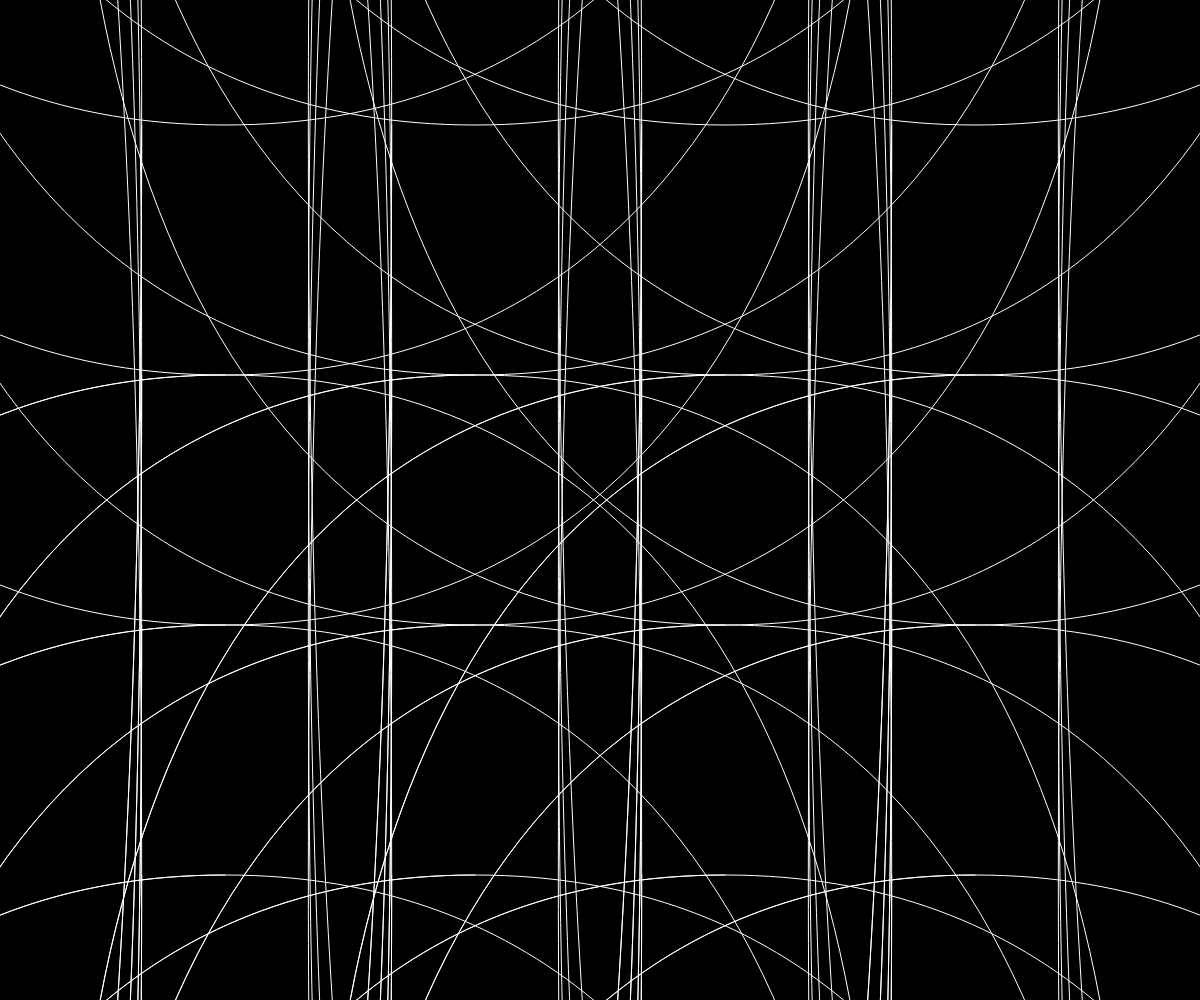
Frame 1 (no input)
Frame 60 (no input): identical to frame 1, image omitted
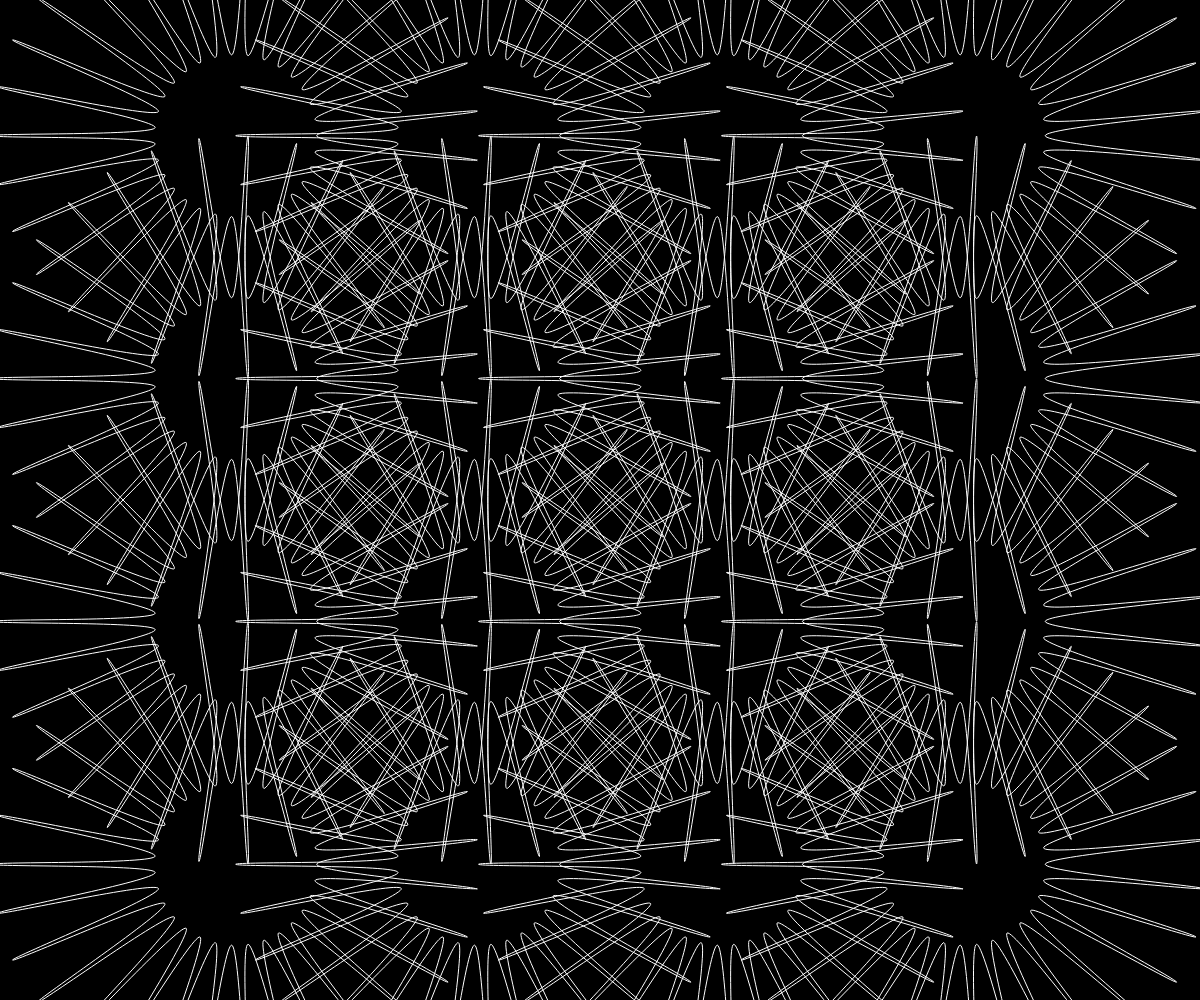
Frame 120 (the mouse pressed at the canvas centre since frame 60)

The p5.js sketch that drew these frames (run headless with seeded random() and noise() and a simulated clock; from frame 60 on, the mouse is pressed at the canvas centre):

// p5.js sketch
// ── sketch.js
var siz = 250
var xnum
var ynum
var xoffset
var yoffset

function setup() {
    createCanvas(windowWidth, windowHeight);
    background(0);
    pixelDensity(1)
    xnum = int((width / siz))
    ynum = int((height / siz))
    xoffset = (width - xnum * siz) / 2
    yoffset = (height - ynum * siz) / 2
}


function draw() {
    // background(0);
    background(0);
    noFill();
    stroke(255);
    curveTightness(map(mouseX, 0, width, -50, 50));
    var res = int(map(mouseY, 0, height, 6, 180) / 3);

    for (var i = 0; i < xnum; i += 1) {
        for (var j = 0; j < ynum; j += 1) {
            create_shape(xoffset + siz / 2 + i * siz, yoffset + siz / 2 + j * siz, siz / 3, siz , PI / res);
        }
    }

}

function mousePressed() {

    siz = random(100, 300)
    xnum = int((width / siz))
    ynum = int((height / siz))
    xoffset = (width - xnum * siz) / 2
    yoffset = (height - ynum * siz) / 2
}

function windowResized() {
    resizeCanvas(windowWidth, windowHeight);
     xnum = int((width / siz))
    ynum = int((height / siz))
    xoffset = (width - xnum * siz) / 2
    yoffset = (height - ynum * siz) / 2
}




function create_shape(center_x, center_y,
    inner_radius, outter_radius,
    resolution) {

    beginShape();
    var iteration = 0;

    for (var i = 0; i <= TWO_PI + 3 * resolution; i += resolution) {

        var xpos, ypos;
        if (iteration % 2 == 0) {
            xpos = center_x + inner_radius * cos(i);
            ypos = center_y + inner_radius * sin(i);
        } else {
            xpos = center_x + outter_radius * cos(i);
            ypos = center_y + outter_radius * sin(i);
        }
        curveVertex(xpos, ypos);
        iteration++;
    }
    endShape();
}
